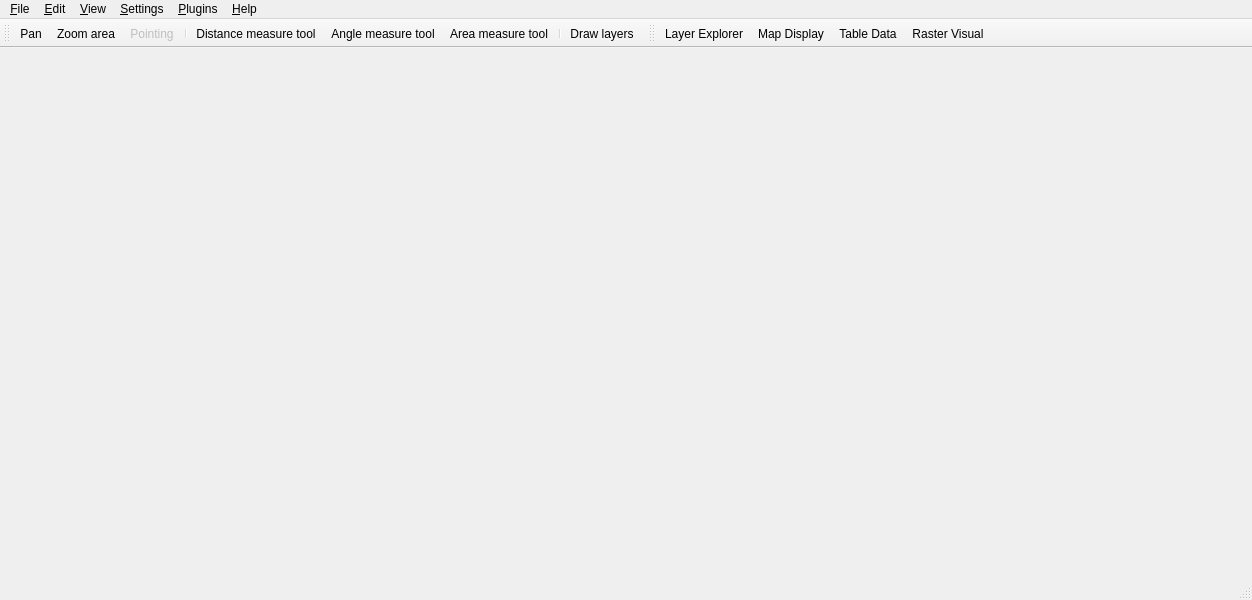
<?xml version="1.0" encoding="UTF-8"?>
<ui version="4.0">
 <class>MainWindow</class>
 <widget class="QMainWindow" name="MainWindow">
  <property name="geometry">
   <rect>
    <x>0</x>
    <y>0</y>
    <width>1252</width>
    <height>600</height>
   </rect>
  </property>
  <property name="windowTitle">
   <string>TerraView 5.0</string>
  </property>
  <widget class="QWidget" name="centralwidget"/>
  <widget class="QMenuBar" name="menubar">
   <property name="geometry">
    <rect>
     <x>0</x>
     <y>0</y>
     <width>1252</width>
     <height>21</height>
    </rect>
   </property>
   <widget class="QMenu" name="menu_File">
    <property name="title">
     <string>&amp;File</string>
    </property>
    <addaction name="m_addOGRLayer_act"/>
    <addaction name="m_addGDALLayer_act"/>
    <addaction name="separator"/>
    <addaction name="m_fileNewProject"/>
    <addaction name="m_fileOpenProject"/>
    <addaction name="m_fileSaveProject"/>
    <addaction name="m_fileSaveProjectAs"/>
    <addaction name="separator"/>
    <addaction name="m_filePrint"/>
    <addaction name="m_filePrintPreview"/>
    <addaction name="separator"/>
    <addaction name="m_fileImportProject"/>
    <addaction name="m_fileExportProject"/>
    <addaction name="separator"/>
    <addaction name="actionRecent_Projects"/>
    <addaction name="separator"/>
    <addaction name="m_fileExit"/>
   </widget>
   <widget class="QMenu" name="menu_Edit">
    <property name="title">
     <string>&amp;Edit</string>
    </property>
    <addaction name="m_editUndo"/>
    <addaction name="m_editRedo"/>
    <addaction name="separator"/>
    <addaction name="m_editCut"/>
    <addaction name="m_editCopy"/>
    <addaction name="m_editPaste"/>
    <addaction name="separator"/>
    <addaction name="m_editSelectAll"/>
    <addaction name="m_editClear"/>
    <addaction name="separator"/>
    <addaction name="m_editFind"/>
    <addaction name="m_editReplace"/>
    <addaction name="separator"/>
    <addaction name="m_editDataSourceManager"/>
   </widget>
   <widget class="QMenu" name="menu_View">
    <property name="title">
     <string>&amp;View</string>
    </property>
    <addaction name="action_Toolbars"/>
    <addaction name="separator"/>
    <addaction name="m_viewLayerExplorer"/>
    <addaction name="m_viewMapDisplay"/>
    <addaction name="m_viewTableData"/>
    <addaction name="m_viewRasterVisual"/>
    <addaction name="separator"/>
    <addaction name="m_viewFullScreen"/>
    <addaction name="separator"/>
    <addaction name="m_viewRefresh"/>
   </widget>
   <widget class="QMenu" name="menu_Settings">
    <property name="title">
     <string>&amp;Settings</string>
    </property>
    <addaction name="m_settingsPreferences"/>
   </widget>
   <widget class="QMenu" name="menu_Plugins">
    <property name="title">
     <string>&amp;Plugins</string>
    </property>
    <addaction name="m_pluginManager"/>
    <addaction name="m_pluginBuilder"/>
   </widget>
   <widget class="QMenu" name="menu_Help">
    <property name="title">
     <string>&amp;Help</string>
    </property>
    <addaction name="m_helpContents"/>
    <addaction name="m_helpUpdate"/>
   </widget>
   <addaction name="menu_File"/>
   <addaction name="menu_Edit"/>
   <addaction name="menu_View"/>
   <addaction name="menu_Settings"/>
   <addaction name="menu_Plugins"/>
   <addaction name="menu_Help"/>
  </widget>
  <widget class="QStatusBar" name="statusbar"/>
  <widget class="QToolBar" name="m_tools_TB">
   <property name="windowTitle">
    <string>toolBar</string>
   </property>
   <attribute name="toolBarArea">
    <enum>TopToolBarArea</enum>
   </attribute>
   <attribute name="toolBarBreak">
    <bool>false</bool>
   </attribute>
   <addaction name="m_actionPan"/>
   <addaction name="m_actionZoom_area"/>
   <addaction name="m_actionPointing"/>
   <addaction name="separator"/>
   <addaction name="m_distance_act"/>
   <addaction name="m_angle_act"/>
   <addaction name="m_area_act"/>
   <addaction name="separator"/>
   <addaction name="m_drawlayers_act"/>
  </widget>
  <widget class="QToolBar" name="m_viewComp_tb">
   <property name="windowTitle">
    <string>toolBar</string>
   </property>
   <attribute name="toolBarArea">
    <enum>TopToolBarArea</enum>
   </attribute>
   <attribute name="toolBarBreak">
    <bool>false</bool>
   </attribute>
   <addaction name="m_viewLayerExplorer"/>
   <addaction name="m_viewMapDisplay"/>
   <addaction name="m_viewTableData"/>
   <addaction name="m_viewRasterVisual"/>
  </widget>
  <action name="m_fileNewProject">
   <property name="enabled">
    <bool>false</bool>
   </property>
   <property name="text">
    <string>New project...</string>
   </property>
   <property name="toolTip">
    <string>Creates a new TerraView project...</string>
   </property>
  </action>
  <action name="m_fileOpenProject">
   <property name="enabled">
    <bool>false</bool>
   </property>
   <property name="text">
    <string>Open project...</string>
   </property>
   <property name="toolTip">
    <string>Opens an existing TerraView project...</string>
   </property>
  </action>
  <action name="m_fileSaveProject">
   <property name="enabled">
    <bool>false</bool>
   </property>
   <property name="text">
    <string>Save project...</string>
   </property>
   <property name="toolTip">
    <string>Saves the current TerraView project.</string>
   </property>
  </action>
  <action name="m_actionPan">
   <property name="checkable">
    <bool>true</bool>
   </property>
   <property name="text">
    <string>Pan...</string>
   </property>
   <property name="toolTip">
    <string>Set current tool to pan...</string>
   </property>
  </action>
  <action name="m_actionZoom_area">
   <property name="checkable">
    <bool>true</bool>
   </property>
   <property name="text">
    <string>Zoom area...</string>
   </property>
   <property name="toolTip">
    <string>Sets the current tool to zoom area.</string>
   </property>
  </action>
  <action name="m_actionPointing">
   <property name="checkable">
    <bool>true</bool>
   </property>
   <property name="enabled">
    <bool>false</bool>
   </property>
   <property name="text">
    <string>Pointing...</string>
   </property>
   <property name="toolTip">
    <string>Sets the current tool to pointing.</string>
   </property>
  </action>
  <action name="m_viewLayerExplorer">
   <property name="checkable">
    <bool>true</bool>
   </property>
   <property name="text">
    <string>&amp;Layer Explorer</string>
   </property>
   <property name="toolTip">
    <string>Shows or hides the layer explorer.</string>
   </property>
  </action>
  <action name="m_viewMapDisplay">
   <property name="checkable">
    <bool>true</bool>
   </property>
   <property name="text">
    <string>&amp;Map Display</string>
   </property>
   <property name="toolTip">
    <string>Shows or hides the map display.</string>
   </property>
  </action>
  <action name="m_viewTableData">
   <property name="checkable">
    <bool>true</bool>
   </property>
   <property name="text">
    <string>&amp;Table Data</string>
   </property>
   <property name="toolTip">
    <string>Shows or hide the table with tabular data.</string>
   </property>
  </action>
  <action name="m_addOGRLayer_act">
   <property name="text">
    <string>Add OGR Layer...</string>
   </property>
   <property name="toolTip">
    <string>Creates a new OGR layer.</string>
   </property>
  </action>
  <action name="m_drawlayers_act">
   <property name="text">
    <string>Draw layers...</string>
   </property>
   <property name="toolTip">
    <string>Draws the visible layers at main display.</string>
   </property>
  </action>
  <action name="m_distance_act">
   <property name="checkable">
    <bool>true</bool>
   </property>
   <property name="text">
    <string>Distance measure tool...</string>
   </property>
   <property name="toolTip">
    <string>Sets the distance measure tool.</string>
   </property>
  </action>
  <action name="m_angle_act">
   <property name="checkable">
    <bool>true</bool>
   </property>
   <property name="text">
    <string>Angle measure tool...</string>
   </property>
   <property name="toolTip">
    <string>Sets the angle measure tool.</string>
   </property>
  </action>
  <action name="m_area_act">
   <property name="checkable">
    <bool>true</bool>
   </property>
   <property name="text">
    <string>Area measure tool...</string>
   </property>
   <property name="toolTip">
    <string>Sets the area measure tool</string>
   </property>
  </action>
  <action name="m_addGDALLayer_act">
   <property name="text">
    <string>Add GDAL Layer...</string>
   </property>
   <property name="toolTip">
    <string>Creates a new GDAL layer.</string>
   </property>
  </action>
  <action name="m_viewRasterVisual">
   <property name="checkable">
    <bool>true</bool>
   </property>
   <property name="text">
    <string>&amp;Raster Visual</string>
   </property>
   <property name="toolTip">
    <string>Shows or hides the raster visual window.</string>
   </property>
  </action>
  <action name="m_fileSaveProjectAs">
   <property name="enabled">
    <bool>false</bool>
   </property>
   <property name="text">
    <string>Save Project &amp;As...</string>
   </property>
   <property name="toolTip">
    <string>Save project as...</string>
   </property>
  </action>
  <action name="m_fileImportProject">
   <property name="enabled">
    <bool>false</bool>
   </property>
   <property name="text">
    <string>&amp;Import Project...</string>
   </property>
   <property name="toolTip">
    <string>Imports a project.</string>
   </property>
  </action>
  <action name="m_fileExportProject">
   <property name="enabled">
    <bool>false</bool>
   </property>
   <property name="text">
    <string>&amp;Export Project...</string>
   </property>
   <property name="toolTip">
    <string>Exports project.</string>
   </property>
  </action>
  <action name="m_filePrint">
   <property name="enabled">
    <bool>false</bool>
   </property>
   <property name="text">
    <string>Print...</string>
   </property>
   <property name="toolTip">
    <string>Print map.</string>
   </property>
  </action>
  <action name="m_filePrintPreview">
   <property name="enabled">
    <bool>false</bool>
   </property>
   <property name="text">
    <string>Print Pre&amp;view...</string>
   </property>
   <property name="toolTip">
    <string>Print preview.</string>
   </property>
  </action>
  <action name="m_editUndo">
   <property name="enabled">
    <bool>false</bool>
   </property>
   <property name="text">
    <string>&amp;Undo...</string>
   </property>
   <property name="toolTip">
    <string>Undo last operation.</string>
   </property>
  </action>
  <action name="m_editRedo">
   <property name="enabled">
    <bool>false</bool>
   </property>
   <property name="text">
    <string>&amp;Redo...</string>
   </property>
   <property name="toolTip">
    <string>Redo last operation</string>
   </property>
  </action>
  <action name="m_editCut">
   <property name="enabled">
    <bool>false</bool>
   </property>
   <property name="text">
    <string>Cu&amp;t...</string>
   </property>
  </action>
  <action name="m_editCopy">
   <property name="enabled">
    <bool>false</bool>
   </property>
   <property name="text">
    <string>&amp;Copy...</string>
   </property>
  </action>
  <action name="m_editPaste">
   <property name="enabled">
    <bool>false</bool>
   </property>
   <property name="text">
    <string>&amp;Paste...</string>
   </property>
  </action>
  <action name="m_editSelectAll">
   <property name="enabled">
    <bool>false</bool>
   </property>
   <property name="text">
    <string>Select &amp;All...</string>
   </property>
  </action>
  <action name="m_editClear">
   <property name="enabled">
    <bool>false</bool>
   </property>
   <property name="text">
    <string>C&amp;lear...</string>
   </property>
  </action>
  <action name="m_editFind">
   <property name="enabled">
    <bool>false</bool>
   </property>
   <property name="text">
    <string>&amp;Find...</string>
   </property>
  </action>
  <action name="m_editReplace">
   <property name="enabled">
    <bool>false</bool>
   </property>
   <property name="text">
    <string>R&amp;eplace...</string>
   </property>
  </action>
  <action name="m_viewFullScreen">
   <property name="enabled">
    <bool>false</bool>
   </property>
   <property name="text">
    <string>F&amp;ull Screen...</string>
   </property>
  </action>
  <action name="m_viewRefresh">
   <property name="enabled">
    <bool>false</bool>
   </property>
   <property name="text">
    <string>&amp;Refresh...</string>
   </property>
  </action>
  <action name="m_settingsPreferences">
   <property name="enabled">
    <bool>false</bool>
   </property>
   <property name="text">
    <string>&amp;Preferences...</string>
   </property>
  </action>
  <action name="m_pluginManager">
   <property name="text">
    <string>&amp;Manage Plugins...</string>
   </property>
   <property name="toolTip">
    <string>Shows plugins manager dialiog.</string>
   </property>
  </action>
  <action name="m_pluginBuilder">
   <property name="enabled">
    <bool>false</bool>
   </property>
   <property name="text">
    <string>&amp;Build a New Plugin...</string>
   </property>
   <property name="toolTip">
    <string>Shows the dialog to create a new plugin.</string>
   </property>
  </action>
  <action name="m_helpContents">
   <property name="enabled">
    <bool>false</bool>
   </property>
   <property name="text">
    <string>&amp;View Help...</string>
   </property>
   <property name="toolTip">
    <string>Shows help dialog.</string>
   </property>
  </action>
  <action name="m_helpUpdate">
   <property name="enabled">
    <bool>false</bool>
   </property>
   <property name="text">
    <string>&amp;Update...</string>
   </property>
  </action>
  <action name="actionRecent_Projects">
   <property name="enabled">
    <bool>false</bool>
   </property>
   <property name="text">
    <string>&amp;Recent Projects</string>
   </property>
  </action>
  <action name="m_fileExit">
   <property name="text">
    <string>E&amp;xit...</string>
   </property>
   <property name="toolTip">
    <string>Shutdown system.</string>
   </property>
  </action>
  <action name="action_Toolbars">
   <property name="enabled">
    <bool>false</bool>
   </property>
   <property name="text">
    <string>&amp;Toolbars...</string>
   </property>
  </action>
  <action name="m_editDataSourceManager">
   <property name="text">
    <string>&amp;Manage Data Sources...</string>
   </property>
   <property name="toolTip">
    <string>Shows data source manager.</string>
   </property>
  </action>
 </widget>
 <resources/>
 <connections>
  <connection>
   <sender>m_addOGRLayer_act</sender>
   <signal>triggered()</signal>
   <receiver>MainWindow</receiver>
   <slot>addOGRLayer()</slot>
   <hints>
    <hint type="sourcelabel">
     <x>-1</x>
     <y>-1</y>
    </hint>
    <hint type="destinationlabel">
     <x>399</x>
     <y>299</y>
    </hint>
   </hints>
  </connection>
  <connection>
   <sender>m_drawlayers_act</sender>
   <signal>triggered()</signal>
   <receiver>MainWindow</receiver>
   <slot>drawLayers()</slot>
   <hints>
    <hint type="sourcelabel">
     <x>-1</x>
     <y>-1</y>
    </hint>
    <hint type="destinationlabel">
     <x>399</x>
     <y>299</y>
    </hint>
   </hints>
  </connection>
  <connection>
   <sender>m_actionPan</sender>
   <signal>toggled(bool)</signal>
   <receiver>MainWindow</receiver>
   <slot>setPanTool(bool)</slot>
   <hints>
    <hint type="sourcelabel">
     <x>-1</x>
     <y>-1</y>
    </hint>
    <hint type="destinationlabel">
     <x>399</x>
     <y>299</y>
    </hint>
   </hints>
  </connection>
  <connection>
   <sender>m_actionZoom_area</sender>
   <signal>toggled(bool)</signal>
   <receiver>MainWindow</receiver>
   <slot>setZoomAreaTool(bool)</slot>
   <hints>
    <hint type="sourcelabel">
     <x>-1</x>
     <y>-1</y>
    </hint>
    <hint type="destinationlabel">
     <x>399</x>
     <y>299</y>
    </hint>
   </hints>
  </connection>
  <connection>
   <sender>m_angle_act</sender>
   <signal>toggled(bool)</signal>
   <receiver>MainWindow</receiver>
   <slot>setAngleTool(bool)</slot>
   <hints>
    <hint type="sourcelabel">
     <x>-1</x>
     <y>-1</y>
    </hint>
    <hint type="destinationlabel">
     <x>399</x>
     <y>299</y>
    </hint>
   </hints>
  </connection>
  <connection>
   <sender>m_area_act</sender>
   <signal>toggled(bool)</signal>
   <receiver>MainWindow</receiver>
   <slot>setAreaMeasureTool(bool)</slot>
   <hints>
    <hint type="sourcelabel">
     <x>-1</x>
     <y>-1</y>
    </hint>
    <hint type="destinationlabel">
     <x>399</x>
     <y>299</y>
    </hint>
   </hints>
  </connection>
  <connection>
   <sender>m_distance_act</sender>
   <signal>toggled(bool)</signal>
   <receiver>MainWindow</receiver>
   <slot>setDistanceTool(bool)</slot>
   <hints>
    <hint type="sourcelabel">
     <x>-1</x>
     <y>-1</y>
    </hint>
    <hint type="destinationlabel">
     <x>399</x>
     <y>299</y>
    </hint>
   </hints>
  </connection>
  <connection>
   <sender>m_addGDALLayer_act</sender>
   <signal>triggered()</signal>
   <receiver>MainWindow</receiver>
   <slot>addGDALLayer()</slot>
   <hints>
    <hint type="sourcelabel">
     <x>-1</x>
     <y>-1</y>
    </hint>
    <hint type="destinationlabel">
     <x>459</x>
     <y>299</y>
    </hint>
   </hints>
  </connection>
  <connection>
   <sender>m_fileExit</sender>
   <signal>triggered()</signal>
   <receiver>MainWindow</receiver>
   <slot>close()</slot>
   <hints>
    <hint type="sourcelabel">
     <x>-1</x>
     <y>-1</y>
    </hint>
    <hint type="destinationlabel">
     <x>625</x>
     <y>299</y>
    </hint>
   </hints>
  </connection>
  <connection>
   <sender>m_editDataSourceManager</sender>
   <signal>triggered()</signal>
   <receiver>MainWindow</receiver>
   <slot>openDSrcManager()</slot>
   <hints>
    <hint type="sourcelabel">
     <x>-1</x>
     <y>-1</y>
    </hint>
    <hint type="destinationlabel">
     <x>625</x>
     <y>299</y>
    </hint>
   </hints>
  </connection>
  <connection>
   <sender>m_pluginManager</sender>
   <signal>triggered()</signal>
   <receiver>MainWindow</receiver>
   <slot>openPluginsManager()</slot>
   <hints>
    <hint type="sourcelabel">
     <x>-1</x>
     <y>-1</y>
    </hint>
    <hint type="destinationlabel">
     <x>625</x>
     <y>299</y>
    </hint>
   </hints>
  </connection>
 </connections>
 <slots>
  <slot>addOGRLayer()</slot>
  <slot>drawLayers()</slot>
  <slot>setPanTool(bool)</slot>
  <slot>setZoomAreaTool(bool)</slot>
  <slot>setDistanceTool(bool)</slot>
  <slot>setAreaMeasureTool(bool)</slot>
  <slot>setAngleTool(bool)</slot>
  <slot>addGDALLayer()</slot>
  <slot>openPluginsManager()</slot>
  <slot>openDSrcManager()</slot>
 </slots>
</ui>
